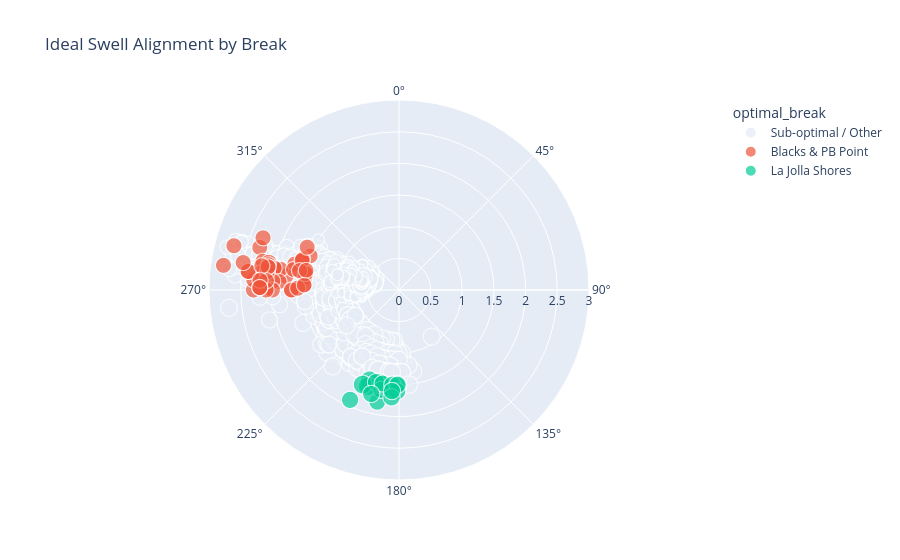

The notebook cell saved with this chart:
### Code cell
import numpy as np
import plotly.express as px

# 1. Evaluate the conditions for all three breaks
conditions = [
    # 270-300° is optimal for BOTH Blacks and PB Point
    (df_buoy['MWD'].between(270, 300)) & (df_buoy['WVHT'] >= 1.5) & (df_buoy['DPD'] >= 12),
    # 300-310° is optimal for PB Point, but NOT Blacks
    (df_buoy['MWD'].between(300, 310)) & (df_buoy['WVHT'] >= 1.5) & (df_buoy['DPD'] >= 12),
    # 180-220° is strictly La Jolla Shores
    (df_buoy['MWD'].between(180, 220)) & (df_buoy['WVHT'] >= 1.5) & (df_buoy['DPD'] >= 12)
]

# The labels corresponding to the conditions above
choices = ['Blacks & PB Point', 'PB Point Only', 'La Jolla Shores']

# Create the new column, defaulting to 'Sub-optimal' if none of the conditions are met
df_buoy['optimal_break'] = np.select(conditions, choices, default='Sub-optimal / Other')

# 2. Plot the newly categorized data
fig_polar = px.scatter_polar(
    df_buoy, 
    r="WVHT", 
    theta="MWD", 
    color="optimal_break", 
    size="DPD", # Shifting DPD to dot size so we still see the wave period!
    title="Ideal Swell Alignment by Break",
    color_discrete_map={
        'Blacks & PB Point': '#EF553B',    # Red
        'PB Point Only': '#FFA15A',        # Orange
        'La Jolla Shores': '#00CC96',      # Green
        'Sub-optimal / Other': '#E5ECF6'   # Light Gray (fades into background)
    }
)

# Optional: Force the radius to start at 0 so the visual scale makes sense
fig_polar.update_layout(polar=dict(radialaxis=dict(rangemode="tozero")))
fig_polar.show()

### Figure 1 — Plotly figure (JSON) as saved in the notebook; plotly's stock layout.template omitted (floating-point values rounded to 4 significant figures; data arrays with more than 128 entries replaced by an {"elided": "..."} marker saying what was removed)
{"data": [{"hovertemplate": "optimal_break=Sub-optimal / Other<br>WVHT=%{r}<br>MWD=%{theta}<br>DPD=%{marker.size}<extra></extra>", "legendgroup": "Sub-optimal / Other", "marker": {"color": "#E5ECF6", "size": {"elided": "2674 int values"}, "sizemode": "area", "sizeref": 0.05, "symbol": "circle"}, "mode": "markers", "name": "Sub-optimal / Other", "r": {"elided": "2674 float values"}, "showlegend": true, "subplot": "polar", "theta": {"elided": "2674 int values"}, "type": "scatterpolargl"}, {"hovertemplate": "optimal_break=Blacks & PB Point<br>WVHT=%{r}<br>MWD=%{theta}<br>DPD=%{marker.size}<extra></extra>", "legendgroup": "Blacks & PB Point", "marker": {"color": "#EF553B", "size": [12, 13, 12, 12, 13, 12, 13, 13, 12, 13, 13, 13, 12, 13, 13, 12, 13, 13, 13, 13, 13, 13, 12, 13, 13, 13, 13, 13, 13, 13, 13, 13, 13, 13, 13, 13, 13, 13, 13, 12, 13, 12, 12, 12, 13, 12, 12, 12, 13, 13, 13, 13, 13, 13, 12, 12], "sizemode": "area", "sizeref": 0.05, "symbol": "circle"}, "mode": "markers", "name": "Blacks & PB Point", "r": [1.5, 1.5, 1.7, 1.7, 1.8, 2, 2.1, 2.3, 2.2, 2, 2.1, 2.3, 1.9, 2.1, 2.2, 2, 1.9, 2.1, 2, 2.1, 2, 2.1, 2.1, 2.3, 2.3, 2.1, 2.4, 2.4, 2.1, 2.1, 2.1, 2.2, 2.2, 2.2, 2.2, 2.2, 2.5, 2.8, 2.7, 1.5, 1.5, 1.6, 1.5, 1.7, 1.5, 1.6, 1.5, 1.5, 1.7, 1.6, 1.6, 1.6, 1.5, 1.6, 1.5, 1.5], "showlegend": true, "subplot": "polar", "theta": [281, 277, 270, 284, 277, 280, 280, 287, 282, 280, 271, 291, 280, 282, 277, 280, 274, 277, 274, 271, 270, 270, 281, 270, 274, 278, 277, 277, 280, 280, 274, 271, 280, 271, 274, 271, 280, 278, 285, 291, 277, 287, 280, 281, 278, 288, 273, 280, 270, 271, 287, 295, 280, 281, 273, 282], "type": "scatterpolargl"}, {"hovertemplate": "optimal_break=La Jolla Shores<br>WVHT=%{r}<br>MWD=%{theta}<br>DPD=%{marker.size}<extra></extra>", "legendgroup": "La Jolla Shores", "marker": {"color": "#00CC96", "size": [14, 15, 13, 14, 18, 18, 18, 18, 18, 18, 15, 15, 14, 15, 15, 15, 15, 15, 15], "sizemode": "area", "sizeref": 0.05, "symbol": "circle"}, "mode": "markers", "name": "La Jolla Shores", "r": [1.8, 1.9, 1.6, 1.5, 1.5, 1.5, 1.5, 1.5, 1.6, 1.6, 1.5, 1.6, 1.5, 1.5, 1.6, 1.5, 1.7, 1.6, 1.7], "showlegend": true, "subplot": "polar", "theta": [191, 204, 198, 191, 195, 181, 192, 198, 198, 201, 194, 190, 190, 184, 181, 181, 184, 184, 195], "type": "scatterpolargl"}], "layout": {"legend": {"itemsizing": "constant", "title": {"text": "optimal_break"}, "tracegroupgap": 0}, "polar": {"angularaxis": {"direction": "clockwise", "rotation": 90}, "domain": {"x": [0, 1], "y": [0, 1]}, "radialaxis": {"rangemode": "tozero"}}, "title": {"text": "Ideal Swell Alignment by Break"}}}
